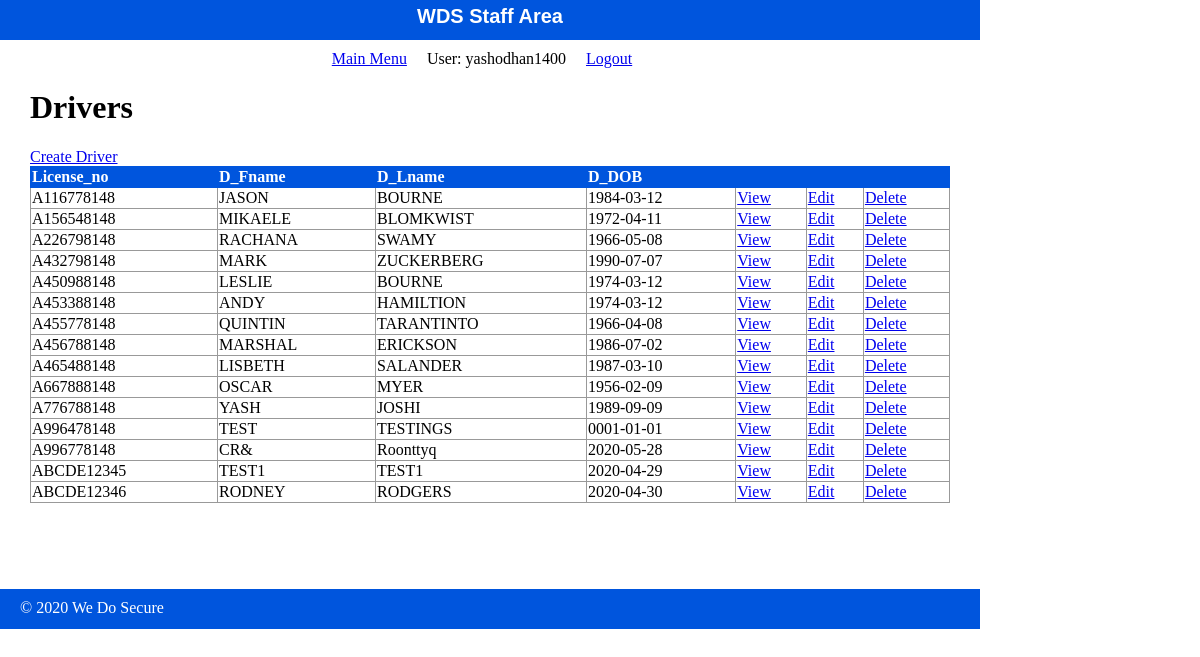
/WDS/public/staff/driver/index.php (signed in), run on the app's committed database.
### tables this page shows
CREATE TABLE `drivers` (
  `License_no` varchar(10) NOT NULL COMMENT 'Driver''s license number',
  `D_Fname` varchar(30) NOT NULL COMMENT 'FIRST NAME',
  `D_Lname` varchar(30) NOT NULL COMMENT 'LAST NAME',
  `D_DOB` date NOT NULL COMMENT 'Driver''s date of birth'
);

### WDS/private/functions.php (called while the page is built, shortened)
<?php
function url_for($script_path) {
  if($script_path[0] != '/') {
    $script_path = "/" . $script_path;
  }
  return WWW_ROOT . $script_path;
}
function u($string=""){
  return urlencode($string);
}
function h($string=""){
  return htmlspecialchars($string);
  }
?>

### WDS/private/query_function.php (called while the page is built, shortened)
<?php
	function find_all($table_name){
		global $db;
		$sql_query = " SELECT * FROM $table_name ";
		$sql_query .= "ORDER BY 1 ;";
		$result = mysqli_query($db, $sql_query);
		return $result;
	}
?>

### WDS/public/staff/driver/index.php (the view, shortened to what this page needs)
<?php
  $Driver_set = find_all("drivers");
?>
<?php include(SHARED_PATH . '/staff_header.php'); ?>
	<div id="content">
		<div class="Driver Listing">
		<h1>Drivers</h1>
	<div id="actions">
		<a class="action" href="<?php echo url_for('staff/driver/new.php'); ?>">Create Driver</a>
	</div>
	<table class="list">
  	  <tr>
        <th>License_no</th>
        <th>D_Fname</th>
        <th>D_Lname</th>
  	    <th>D_DOB</th>
  	    <th>&nbsp;</th>
        <th>&nbsp;</th>
        <th>&nbsp;</th>
  	  </tr>
  	  <?php while($Driver = mysqli_fetch_assoc($Driver_set)) { ?>
        <tr>
          <td><?php echo h($Driver['License_no']); ?></td>
          <td><?php echo h($Driver['D_Fname']); ?></td>
          <td><?php echo h($Driver['D_Lname']); ?></td>
          <td><?php echo h($Driver['D_DOB']); ?></td>
          <td><a class="action" href="<?php echo url_for('/staff/driver/show.php?id=' . h(u($Driver['License_no']))); ?>">View</a></td>
          <td><a class="action" href="<?php echo url_for('/staff/driver/edit.php?id=' . h(u($Driver['License_no']))); ?>">Edit</a></td>
          <td><a class="action" href="<?php echo url_for('/staff/driver/delete.php?id=' . h(u($Driver['License_no']))); ?>">Delete</a></td>
    	  </tr>
      <?php } ?>
  	</table>
		</div>
	</div>
<?php include(SHARED_PATH . '/staff_footer.php'); ?>

### WDS/public/stylesheets/staff.css (style rules this page uses)
html { height: 100%; width: 100%; }
body { height: 980px; width: 100%; margin: 0; padding: 0; }
#content { width: 920px; min-height: 500px; padding: 0 30px; }
table { border-collapse: collapse; vertical-align: top; }
table.list { width: 100%; }
table.list tr td { border: 1px solid #999999; }
table.list tr th { border: 1px solid #0055DD; background: #0055DD; color: white; text-align: left; }

### data on the page
drivers: License_no "A116778148", D_Fname "JASON", D_Lname "BOURNE", D_DOB "1984-03-12"
drivers: License_no "A156548148", D_Fname "MIKAELE", D_Lname "BLOMKWIST", D_DOB "1972-04-11"
drivers: License_no "A226798148", D_Fname "RACHANA", D_Lname "SWAMY", D_DOB "1966-05-08"
drivers: License_no "A432798148", D_Fname "MARK", D_Lname "ZUCKERBERG", D_DOB "1990-07-07"
drivers: License_no "A450988148", D_Fname "LESLIE", D_Lname "BOURNE", D_DOB "1974-03-12"
drivers: License_no "A453388148", D_Fname "ANDY", D_Lname "HAMILTION", D_DOB "1974-03-12"
drivers: License_no "A455778148", D_Fname "QUINTIN", D_Lname "TARANTINTO", D_DOB "1966-04-08"
drivers: License_no "A456788148", D_Fname "MARSHAL", D_Lname "ERICKSON", D_DOB "1986-07-02"
drivers: License_no "A465488148", D_Fname "LISBETH", D_Lname "SALANDER", D_DOB "1987-03-10"
drivers: License_no "A667888148", D_Fname "OSCAR", D_Lname "MYER", D_DOB "1956-02-09"
drivers: License_no "A776788148", D_Fname "YASH", D_Lname "JOSHI", D_DOB "1989-09-09"
drivers: License_no "A996478148", D_Fname "TEST", D_Lname "TESTINGS", D_DOB "0001-01-01"
drivers: License_no "A996778148", D_Fname "CR&", D_Lname "Roonttyq", D_DOB "2020-05-28"
drivers: License_no "ABCDE12345", D_Fname "TEST1", D_Lname "TEST1", D_DOB "2020-04-29"
drivers: License_no "ABCDE12346", D_Fname "RODNEY", D_Lname "RODGERS", D_DOB "2020-04-30"

### other printed values
$_SESSION['username'] "yashodhan1400"
